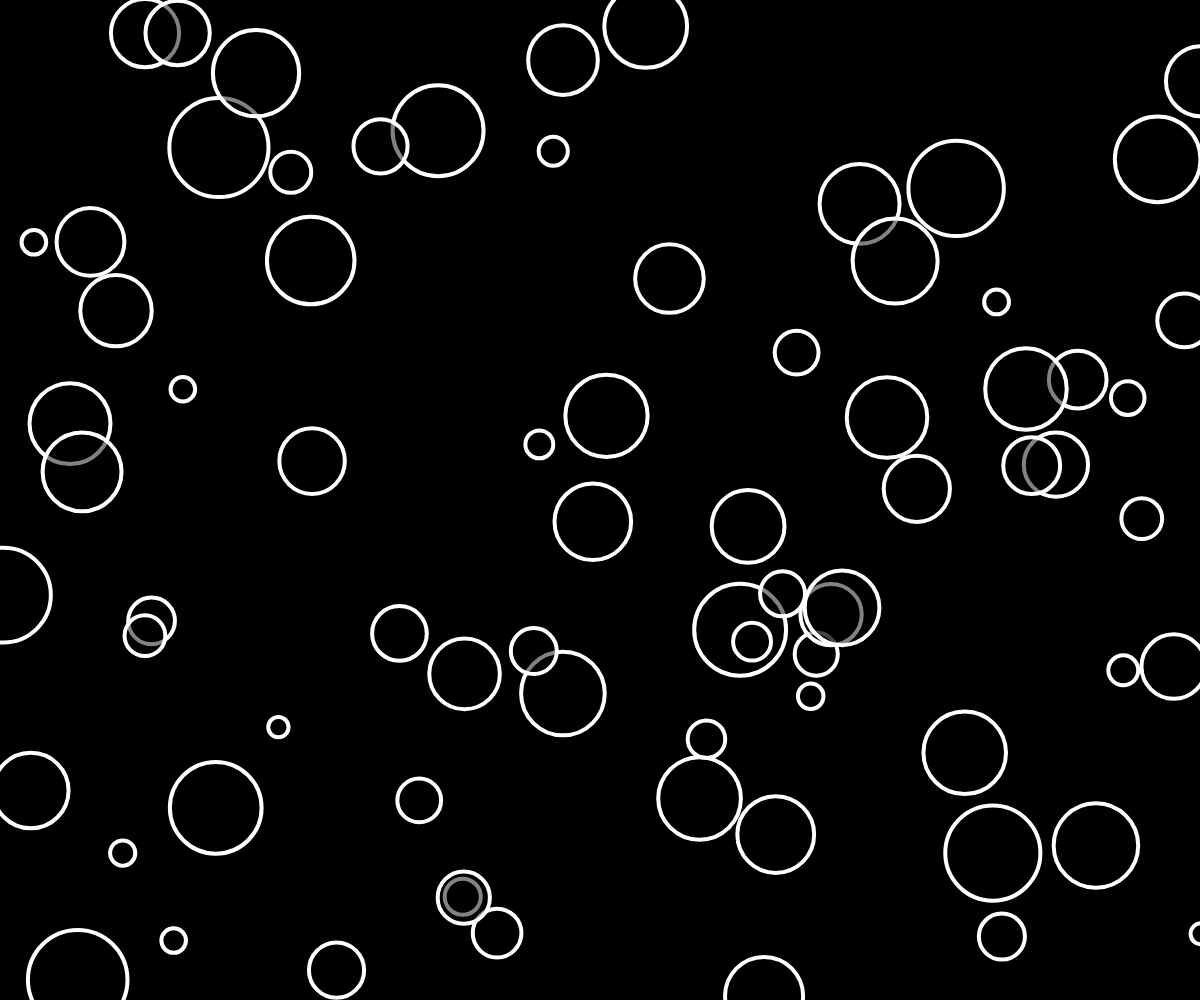
Frame 1 (no input)
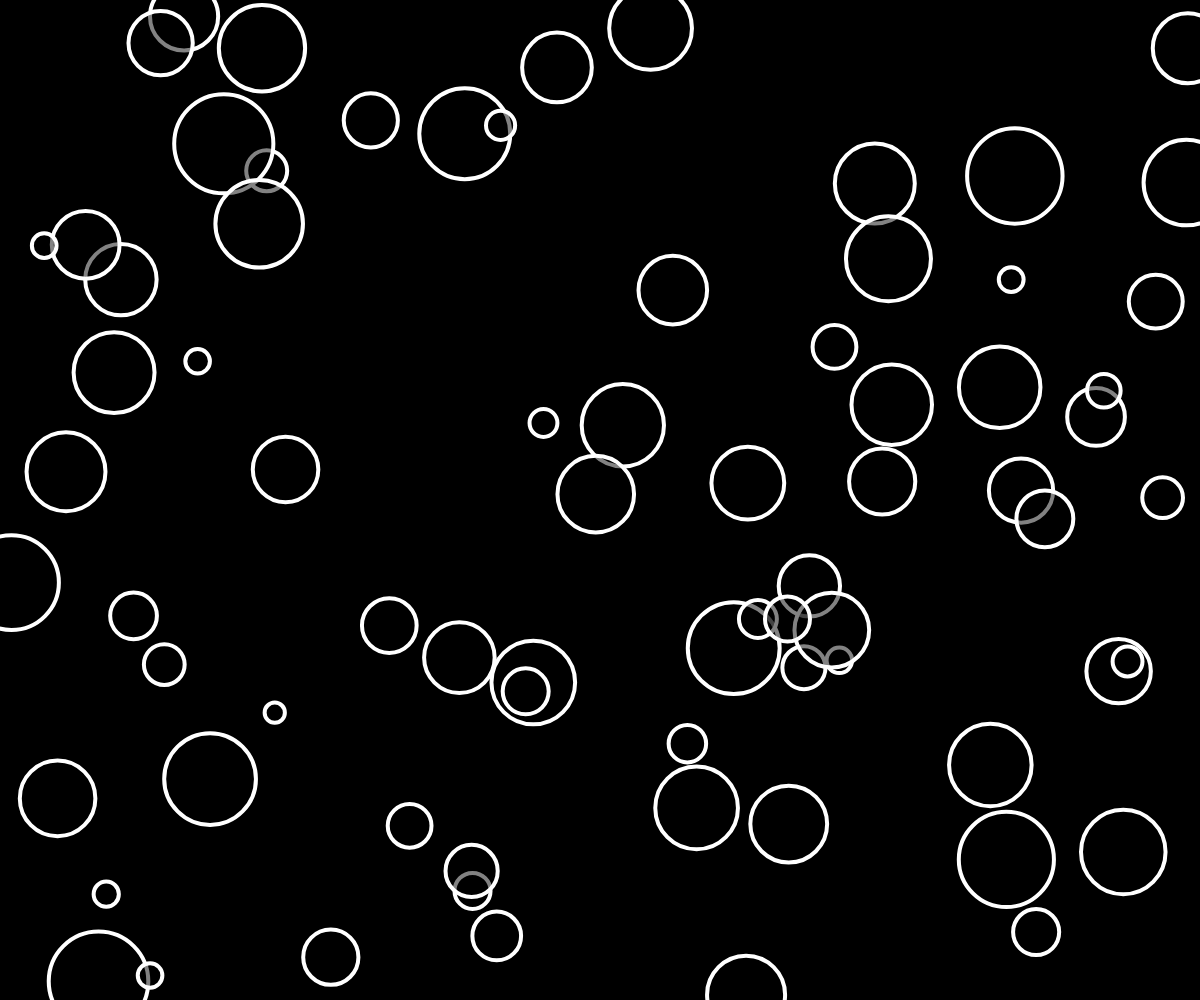
Frame 60 (no input)
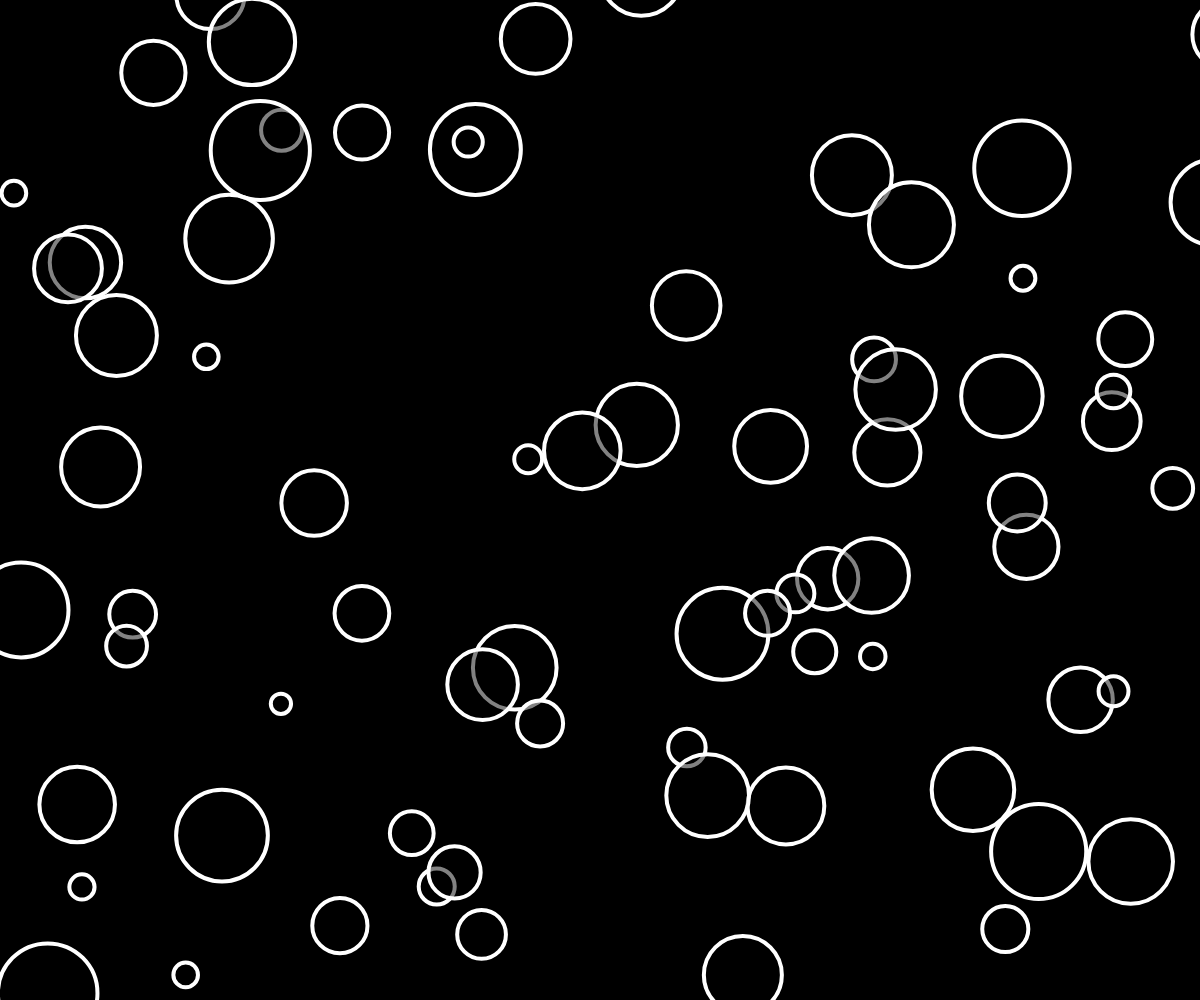
Frame 120 (the mouse pressed at the canvas centre since frame 60)

The p5.js sketch that drew these frames (run headless with seeded random() and noise() and a simulated clock; from frame 60 on, the mouse is pressed at the canvas centre):

// p5.js sketch
// ── sketch.js
console.log('Running');

let numberOfBubbles = 75;

let bubbles = [];
let bubble;

function setup(){
  let canvas = createCanvas(windowWidth, windowHeight);
  canvas.position(0,0);
  for(let i = 0; i < numberOfBubbles; i++){
  let bubble_X_position = random(width);
  let bubble_Y_position = random(height);
  let bubbleRadius = random(10, 50);
  
  let bubble = new Bubble(bubble_X_position, bubble_Y_position, bubbleRadius);
  bubbles.push(bubble);
  }
}

function mouseClicked(){
  for(let i = 0; i < bubbles.length; i++){
    if(bubbles[i].bubbleHovered(mouseX, mouseY)) {
      bubbles.splice(i, 1);
    }
  }
}
  
  

function draw(){
  background(0);
  
  cursor(CROSS);
  
  for(let i = 0; i < bubbles.length; i++){
    if(bubbles[i].bubbleHovered(mouseX, mouseY)) {
      bubbles[i].changeColor(125);
    }else{
      bubbles[i].changeColor(0);
    }
    bubbles[i].move();
    bubbles[i].show();
  }
  
}

function windowResized() {
  resizeCanvas(windowWidth, windowHeight);
}




class Bubble {
  constructor(bubble_X_position, bubble_Y_position, bubbleRadius) {
   this.bubble_X_position = bubble_X_position;
   this.bubble_Y_position = bubble_Y_position;
   this.bubbleRadius = bubbleRadius;
   this.brightness = 0;
  }
  
  changeColor(brightnessLevel){
    this.brightness = brightnessLevel;
  }
  
  bubbleHovered(pixel_X, pixel_Y) {
    let bubbleDiameter = dist(pixel_X, pixel_Y, this.bubble_X_position, this.bubble_Y_position);
    
      if(bubbleDiameter < this.bubbleRadius) {
        return true;
      }else{
        return false;
      }
  }
  
  move() {
    this.bubble_X_position = this.bubble_X_position + random(-5, 5);
    this.bubble_Y_position = this.bubble_Y_position + random(-5, 5);
  }
  
  show() {
    stroke(255);
    strokeWeight(4);
    fill(this.brightness, 125)
    ellipse(this.bubble_X_position, this.bubble_Y_position, this.bubbleRadius * 2);
  }
  
}

// ── style.css
a,abbr,acronym,address,applet,article,aside,audio,b,big,blockquote,body,canvas,caption,center,cite,code,dd,del,details,dfn,div,dl,dt,em,embed,fieldset,figcaption,figure,footer,form,h1,h2,h3,h4,h5,h6,header,hgroup,html,i,iframe,img,ins,kbd,label,legend,li,mark,menu,nav,object,ol,output,p,pre,q,ruby,s,samp,section,small,span,strike,strong,sub,summary,sup,table,tbody,td,tfoot,th,thead,time,tr,tt,u,ul,var,video{margin:0;padding:0;border:0;font-size:100%;font:inherit;vertical-align:baseline}article,aside,details,figcaption,figure,footer,header,hgroup,menu,nav,section{display:block}body{line-height:1}ol,ul{list-style:none}blockquote,q{quotes:none}blockquote:after,blockquote:before,q:after,q:before{content:'';content:none}table{border-collapse:collapse;border-spacing:0}
/* above == zero out all */
